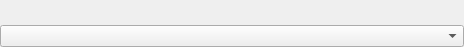
<?xml version="1.0" encoding="UTF-8"?>
<ui version="4.0">
 <class>ParameterComboBox</class>
 <widget class="QWidget" name="ParameterComboBox">
  <property name="geometry">
   <rect>
    <x>0</x>
    <y>0</y>
    <width>464</width>
    <height>47</height>
   </rect>
  </property>
  <property name="windowTitle">
   <string>Form</string>
  </property>
  <layout class="QVBoxLayout" name="verticalLayout">
   <property name="spacing">
    <number>0</number>
   </property>
   <property name="leftMargin">
    <number>0</number>
   </property>
   <property name="topMargin">
    <number>0</number>
   </property>
   <property name="rightMargin">
    <number>0</number>
   </property>
   <property name="bottomMargin">
    <number>0</number>
   </property>
   <item>
    <widget class="ParameterDescriptionWidget" name="descriptionWidget" native="true"/>
   </item>
   <item>
    <widget class="QComboBox" name="comboBox"/>
   </item>
  </layout>
 </widget>
 <customwidgets>
  <customwidget>
   <class>ParameterDescriptionWidget</class>
   <extends>QWidget</extends>
   <header>parameter/parametervirtualwidget.h</header>
   <container>1</container>
  </customwidget>
 </customwidgets>
 <resources/>
 <connections/>
</ui>
